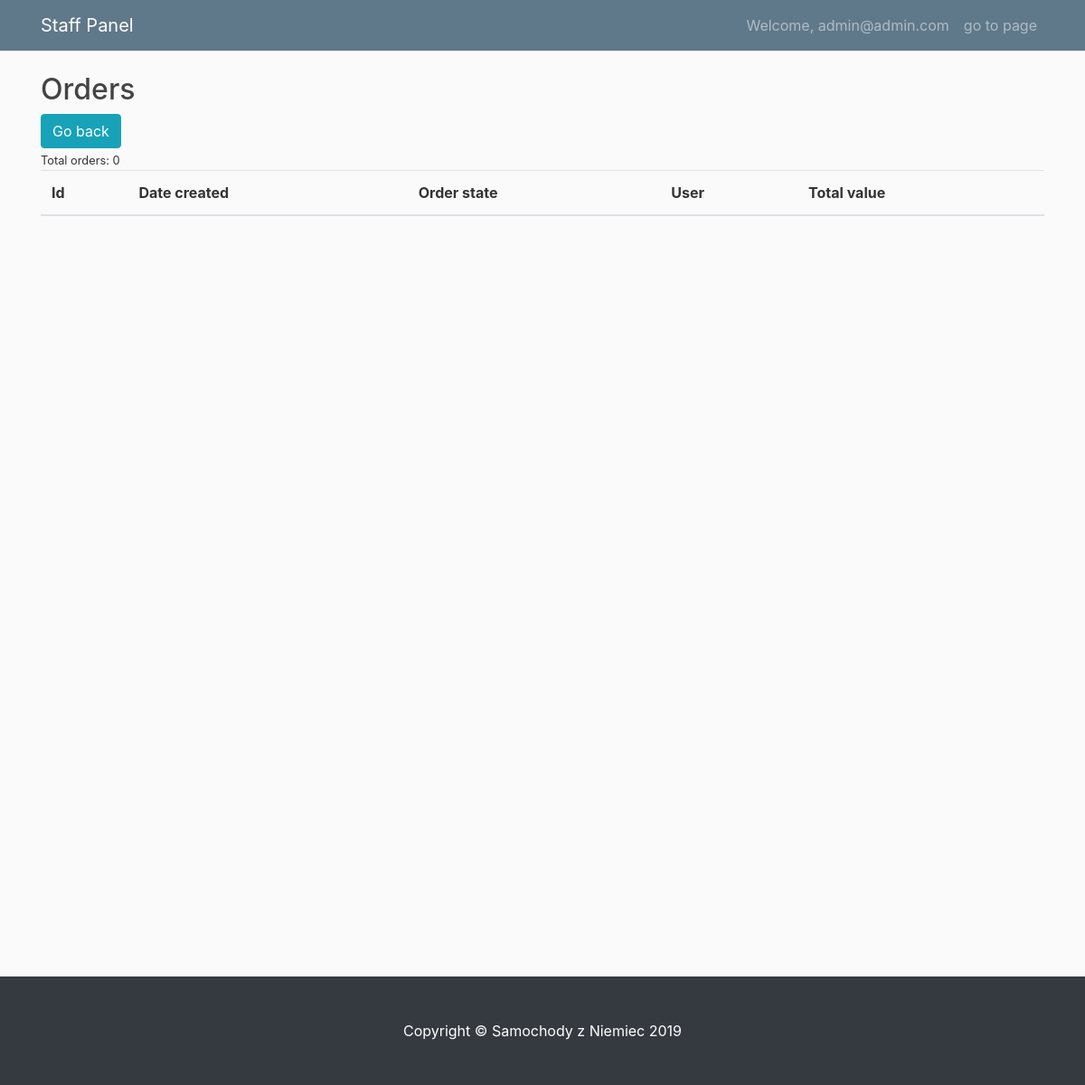
Page /staff/order_list (signed in) on the earlier database version.
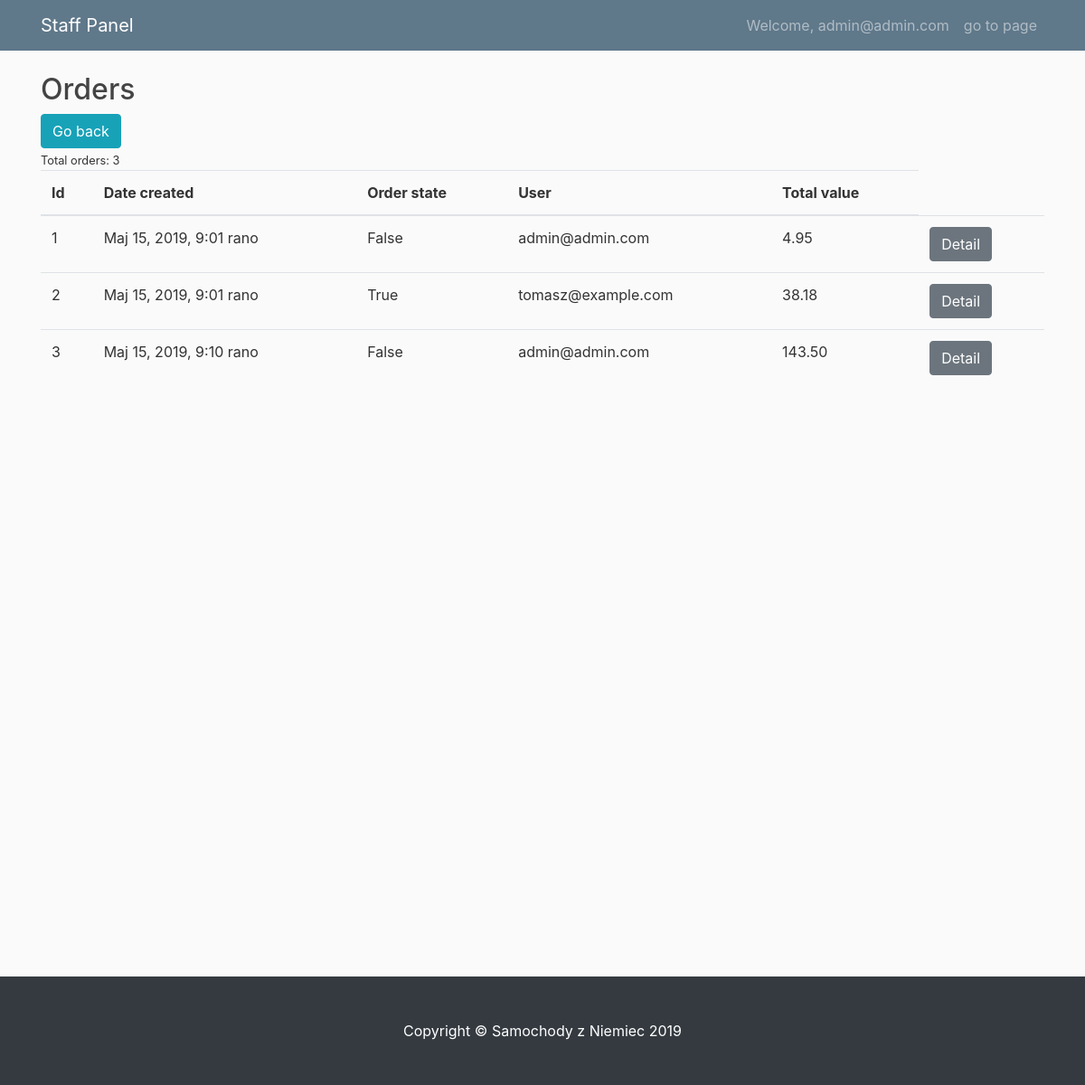
Same page on the later database version.
### account/models.py (models this page shows, shortened)
class User(AbstractBaseUser):
    email = models.EmailField(max_length=255, unique=True)
    is_active = models.BooleanField(default=True)  # can login
    is_staff = models.BooleanField(default=False)  # staff user non superuser
    is_admin = models.BooleanField(default=False)  # superuser
    created = models.DateTimeField(auto_now_add=True)
    updated = models.DateTimeField(auto_now=True)
    USERNAME_FIELD = "email"  # username
    REQUIRED_FIELDS = []
    objects = UserManager()
    def __str__(self):
        return self.email

### orders/models.py (models this page shows, shortened)
class Order(models.Model):
    address = models.ForeignKey(Address, on_delete=models.DO_NOTHING)
    user = models.ForeignKey(User, on_delete=models.DO_NOTHING)
    created = models.DateTimeField(auto_now_add=True)
    updated = models.DateTimeField(auto_now=True)
    paid = models.BooleanField(default=False)
    class Meta:
        ordering = ("created",)
    def get_total_cost(self):
        return sum(item.get_cost() for item in self.items.all())

class OrderItem(models.Model):
    order = models.ForeignKey(Order, related_name="items", on_delete=models.CASCADE)
    product = models.ForeignKey(
        Product, related_name="order_items", on_delete=models.CASCADE
    )
    price = models.DecimalField(max_digits=10, decimal_places=2)
    quantity = models.PositiveIntegerField(default=1)
    def get_cost(self):
        return self.price * self.quantity

### staff/decorators.py (the view)
    def wrap(request, *args, **kwargs):
        if request.user.is_authenticated and request.user.is_staff:
            return func(request, *args, **kwargs)
        elif request.user.is_authenticated:
            return redirect("shop:index")
        else:
            return redirect("account:login")

### cart/context_processors.py (called while the page is built)
def cart(request):
    return {'cart': Cart(request)}

### staff/templates/staff/order_list.html
{% extends 'staff/base.html' %}
{% load crispy_forms_tags %}
{% block content %}
<div class="row">
    <div class="col">
        <div>
            <h2>Orders</h2>
            <div class="row">
                <div class="col">
                    <a href="{% url 'staff:panel' %}" class="btn btn-info">Go back</a>
                </div>
            </div>
        </div>
        {% with orders.count as total_orders %}
        <small>Total orders: {{total_orders}} </small>
        {% endwith%}
        <table class="table table-hover">
            <thead>
                <tr>
                    <th scope="col">Id</th>
                    <th scope="col">Date created</th>
                    <th scope="col">Order state</th>
                    <th scope="col">User</th>
                    <th scope="col">Total value</th>
                </tr>
            </thead>
            <tbody>
                {% for order in orders %}
                <tr>
                    <td>{{order.id}} </td>
                    <td>{{order.created}}</td>
                    <td>{{ order.paid}}</td>
                    <td>{{order.user}}</td>
                    <td> {{order.get_total_cost}}</td>
                    <td><a href="{% url 'staff:order_detail' pk=order.pk %}" class="btn btn-secondary">Detail</a></td>
                </tr>
                {% endfor %}
            </tbody>
        </table>
    </div>
</div>
{% endblock %}

### staff/templates/staff/base.html (shortened to what this page needs)
{% load static %}
<!DOCTYPE html>
<html lang="en">
<head>
    <link rel="stylesheet" href="https://maxcdn.bootstrapcdn.com/bootstrap/4.0.0/css/bootstrap.min.css"
>
    <link href="{% static 'css/staff.css' %}" rel="stylesheet">
</head>
<body>
    <nav class="navbar navbar-expand-md navbar-dark bg-steel fixed-top">
        <div class="container">
            <a class="navbar-brand mr-4" href="{% url 'staff:panel' %}">Staff Panel</a>
            <div class="collapse navbar-collapse" id="navbarToggle">
                <div class="navbar-nav">
                    <a class="nav-item nav-link" href="{% url 'account:profile'%}">
                        Welcome, {{ user.email }}
                    </a>
                    <a class="nav-item nav-link" href="{% url 'shop:index'%}"> go to page </a>
                </div>
            </div>
        </div>
    </nav>
    <div class="container" style="min-height: 1000px;">
        {% block content%}
        {% endblock%}
    </div>
    <footer class="py-5 bg-dark">
        <div class="container">
            <p class="m-0 text-center text-white">Copyright &copy; Samochody z Niemiec 2019</p>
        </div>
    </footer>
</body>
</html>

### staff/static/css/staff.css (style rules this page uses)
body { background: #fafafa; color: #333333; margin-top: 5rem; }
h1, h2, h3, h4, h5, h6 { color: #444444; }
.bg-steel { background-color: #5f788a; }

Differences in the rows shown:
added Order: id "1", created "Maj 15, 2019, 9:01 rano", paid "False", user "admin@admin.com", get_total_cost "4.95"
added Order: id "2", created "Maj 15, 2019, 9:01 rano", paid "True", user "tomasz@example.com", get_total_cost "38.18"
added Order: id "3", created "Maj 15, 2019, 9:10 rano", paid "False", user "admin@admin.com", get_total_cost "143.50"
Other differences:
{{ total_orders }}: "0" → "3"
